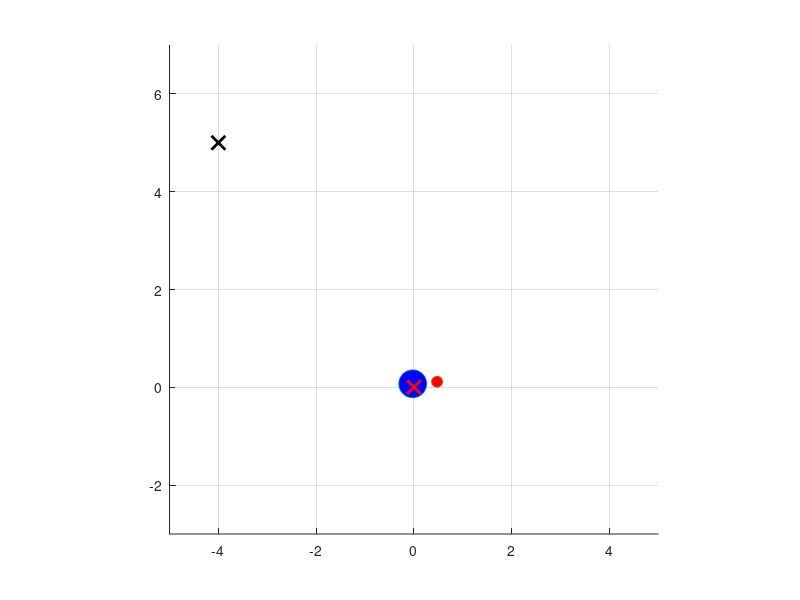

MATLAB code for this plot:
clear;
close all;

dt = 0.05; %%時間刻み=離散時間Tsとして使用
Tfin = 10; %シミュレーション終了時間
t1 = [0:dt:Tfin];

u1 = ones(1,length(t1)) * 1;
u2 = ones(1,length(t1)) * 1;

zi = zeros(length(t1),3);
zi(1,:) = [-4 0 5]; %状態z = [z1, z2, z3]T の初期値を設定

v1 = u1 * cos(atan(zi(1,2)));
v2 = u2 / (cos(atan(zi(1,2))) * cos(atan(zi(1,2))));

k2 = 2;
k3 = 3;

x = zi(1,1) + 0.5 * cos(atan(zi(1,2)));
y = zi(1,3) + 0.5 * sin(atan(zi(1,2)));

hold on;
axis equal;
grid on;

axis([-5 5 -3 7])

h = plot(zi(1,1),zi(1,3), 'o', 'MarkerSize' ,20, 'MarkerFaceColor', 'b');

h2 = plot(x,y,'o', 'MarkerSize' ,8, 'MarkerFaceColor', 'r');

plot(-4,5,'kx','MarkerSize', 10,'LineWidth',2)
plot(0,0,'rx','MarkerSize', 10,'LineWidth',2)

for i = 1:length(t1)-1

    if i == 1
        pause(2)
    end

    %入力v2はv1正負で場合分け
    if v1(i) > 0

        v1(i) = -0.5 * zi(i,1); %入力v1(=u1cosθ), v1=-λz1で(λ>0の定数)z1を0に収束
        v2(i) = -k2 * zi(i,2) * v1(i) - k3 * zi(i,3) * v1(i); 

        zi(i+1,1) = zi(i,1) + v1(i) * dt; %dz1 = v1(i)dt
        zi(i+1,2) = zi(i,2) + v2(i) * dt; %v2(i)/vi(1)*v1(i)*dt
        zi(i+1,3) = zi(i,3) + zi(i,2) * v1(i) * dt;

    else
        
        zi(i,1) = -zi(i,1);

        v1(i) = -0.5 * zi(i,1); %入力v1(=u1cosθ), v1=-λz1で(λ>0の定数)z1を0に収束
        v2(i) = k2 * zi(i,2) * v1(i) - k3 * zi(i,3) * v1(i); 
        
        zi(i+1,1) = zi(i,1) + v1(i) * dt; %dz1 = v1(i)dt
        zi(i+1,2) = zi(i,2) - v2(i) * dt; %v2(i)/vi(1)*v1(i)*dt
        zi(i+1,3) = zi(i,3) - zi(i,2) * v1(i) * dt;

    end

    

    set(h, 'XData', zi(i,1),'YData', zi(i,3));

    set(h2, 'XData', zi(i,1) + 0.5 * cos(atan(zi(i,2))),'YData', zi(i,3) + 0.5 * sin(atan(zi(i,2))));

    drawnow;

    %%%- if output gif, uncomment bellow---%%%
    % F = getframe(gcf); 
    % [X,map] = rgb2ind(F.cdata,256); % RGBデータをインデックス付きデータに変更
    % if i==1
    %     pause(2)
    %     % GIFファイルに書き出し
    %     imwrite(X,map,'TimeState_a.gif')
    % else
    %     % 2回目以降は'append'でアニメーションを作成
    %     imwrite(X,map,'TimeState_a.gif','WriteMode','append')
    % end

end
